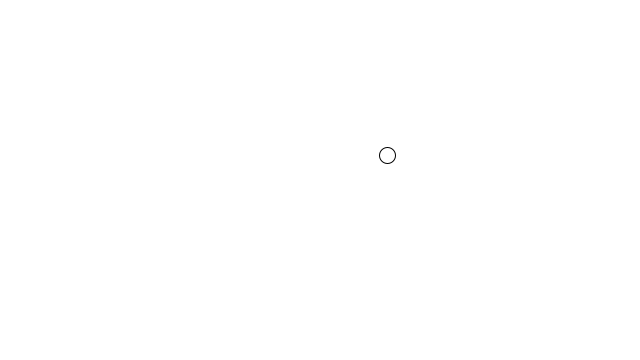
Frame 1 (no input)
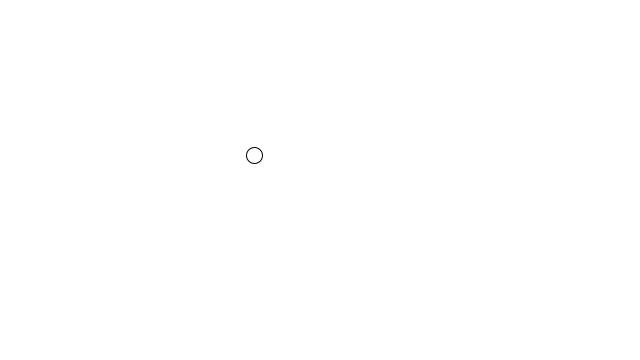
Frame 60 (the mouse pressed at the canvas centre just before this capture)
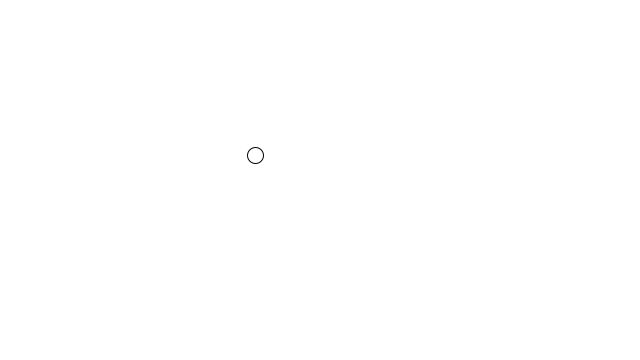
Frame 120 (the mouse held since frame 60 and released just before this capture)

The Processing sketch that drew these frames (run headless with seeded random() and noise(); from frame 60 on, the mouse is pressed at the canvas centre):

// Processing sketch: perlinNoiseCircle
// ── perlinNoiseCircle.pde
void setup() {
  size(640,360);
  background(255);
}

float t = 0;
float u = 1000000;

void draw() {
  background(255);
  float n = noise(t);
  n = map(n,0,1,0,width);
  float m = noise(u);
  m = map(m,0,1,0,height);
  ellipse(n,m,16,16);
  t+=0.01;
  u+=0.01;
}
